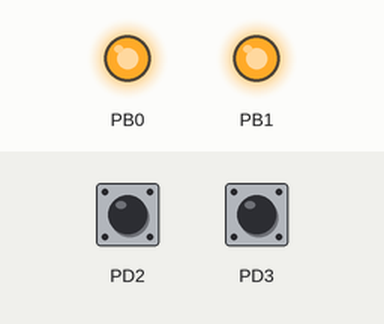
Simulated run of this program. Board: ATmega328P, built with avr-gcc and emulated at 16 MHz. On the bench: output pins drawn as LEDs (lit = HIGH). Dashed ring = blinking. The inputs (shaded band) are chosen by the test bench; at power-on: PD2 HIGH, PD3 HIGH.

Above: at 1.2 s.
1.3 s: PD2 pulled LOW for 0.15 s
At 1.67 s:
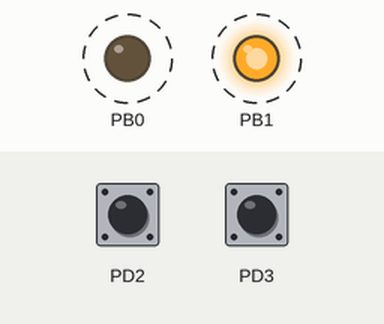
Timing chart, 0 to 10.3 s (numbered marks = the images above; inputs shaded):
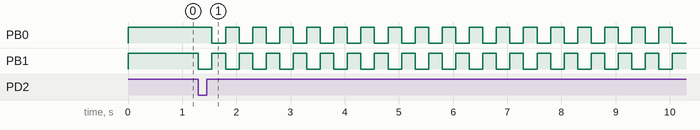

Measured:
- after the input at 1.3 s, PB0: alternates HIGH for 0.25 s and LOW for 0.25 s, starting after 0.25 s; PB1: alternates HIGH for 0.25 s and LOW for 0.25 s, starting at once

The program:

main.c
```c
#define F_CPU 16000000UL
#include <avr/io.h>
#include <util/delay.h>

int main(void) {
	// Configuración de puertos
	DDRB |= (1 << PB0) | (1 << PB1);//salidas
	DDRD &= ~((1 << PD2) | (1 << PD3));//entradas
	PORTD |= (1 << PD2) | (1 << PD3);// pull-ups
	PORTB |= (1 << PB0) | (1 << PB1);//Los 2 prendidos

	// Mantiene el estado inicial hasta que se toque cualquiera de los 2 botones
	while ((PIND & (1 << PD2)) && (PIND & (1 << PD3))) {}
	PORTB |= (1 << PB0);   // PB0 encendido
	PORTB &= ~(1 << PB1);  // PB1 apagado
	_delay_ms(250);        // Retardo inicial

	while (1) {
		PORTB ^= (1 << PB0) | (1 << PB1);
		_delay_ms(250);
	}

	return 0;
}
```
